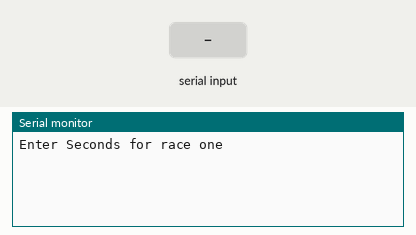
A sketch run on a simulated Arduino Uno, built with avr-gcc and run on an emulated ATmega328P. Shown: the last lines printed to the serial monitor. The test bench sets the inputs (shaded band).

Above: at 1.2 s.
1.3 s: "90,45\n" received over Serial
At 2.1 s:
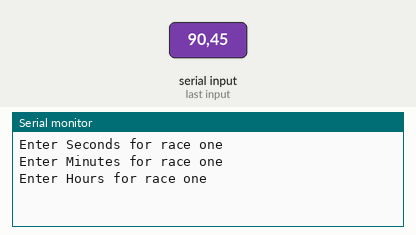
2.8 s: "30,150\n" received over Serial
At 3.4 s:
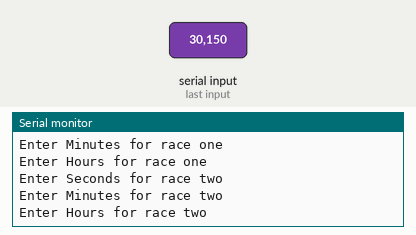
4.3 s: "5\n" received over Serial
At 6.5 s:
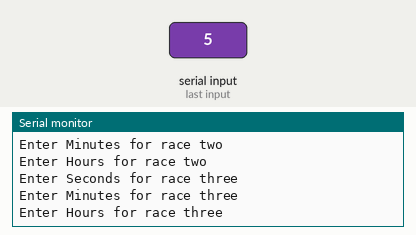
6.8 s: "90\n" received over Serial
At 8.6 s:
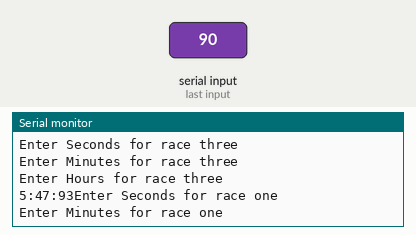

The sketch:

WS2.ino
```cpp
void setup() {
  // put your setup code here, to run once:
  Serial.begin(9600);

}

void loop() {
  // put your main code here, to run repeatedly:
  runprogram();
}

void runprogram(){
  int seconds1;
  int minuets1;
  int hours1;
  int seconds2;
  int minuets2;
  int hours2;
  int seconds3;
  int minuets3;
  int hours3;

  Serial.println("Enter Seconds for race one");
  seconds1 = getInput();
  Serial.println("Enter Minutes for race one");
  minuets1 = getInput();
  Serial.println("Enter Hours for race one");
  hours1 = getInput();
  Serial.println("Enter Seconds for race two");
  seconds2 = getInput();
  Serial.println("Enter Minutes for race two");
  minuets2 = getInput();
  Serial.println("Enter Hours for race two");
  hours2 = getInput();
  Serial.println("Enter Seconds for race three");
  seconds3 = getInput();
  Serial.println("Enter Minutes for race three");
  minuets3 = getInput();
  Serial.println("Enter Hours for race three");
  hours3 = getInput();

  int newseconds;
  int newminuets;
  int newhours;
  int seconds;
  int minuets;
  int hours;
  seconds = seconds1+seconds2+seconds3;
  minuets = minuets1+minuets2+minuets3;
  hours = hours1+hours2+hours3;


  newseconds = seconds % 60;
  newminuets = minuets + (seconds/60);
  newminuets = newminuets + (hours % 60);
  newminuets = newminuets % 60;
  newhours = hours + (minuets/60);

  String total;
  int total1;
  int total2;
  int total3;
  total1 = newseconds;
  total2 = newminuets;
  total3 = newhours;
  total = String(total1) + ":" + String(total2) + ":" + String(total3);
  Serial.print(total);
}
int getInput(){
  int iValue;
  while (!Serial.available()) {
  //wait for a the user to enter a value
  ;
  }
  iValue = Serial.parseInt();
  return iValue;
}
```

Measured:
- after the input at 1.3 s, the serial monitor: prints a new line at once (image 1)
- after the input at 2.8 s, the serial monitor: prints a new line at once (image 2)
- after the input at 4.3 s, the serial monitor: prints a new line at once (image 3)
- after the input at 6.8 s, the serial monitor: prints a new line at once (image 4)
